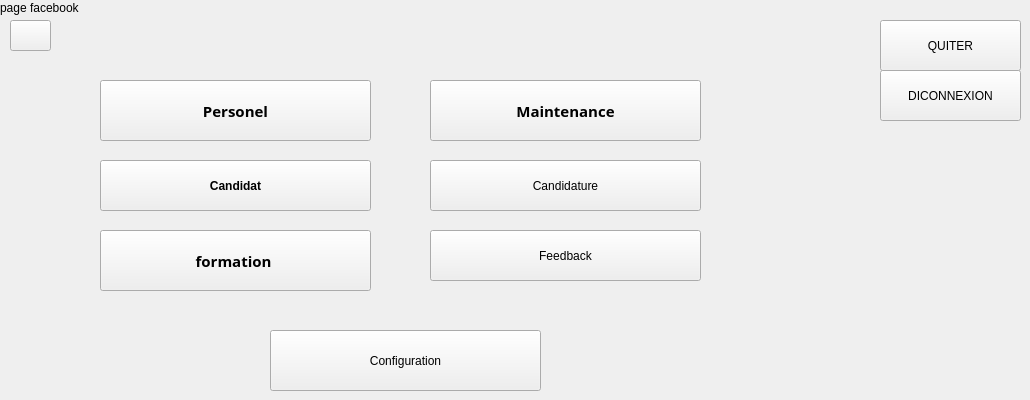
      <widget class="QWidget" name="page">
       <property name="styleSheet">
        <string notr="true"/>
       </property>
       <widget class="QPushButton" name="pushButton">
        <property name="geometry">
         <rect>
          <x>100</x>
          <y>230</y>
          <width>271</width>
          <height>61</height>
         </rect>
        </property>
        <property name="font">
         <font>
          <family>Script MT Bold</family>
          <pointsize>11</pointsize>
          <weight>75</weight>
          <bold>true</bold>
         </font>
        </property>
        <property name="text">
         <string>formation </string>
        </property>
        <property name="icon">
         <iconset resource="img.qrc">
          <normaloff>:/For.png</normaloff>:/For.png</iconset>
        </property>
        <property name="iconSize">
         <size>
          <width>60</width>
          <height>50</height>
         </size>
        </property>
       </widget>
       <widget class="QPushButton" name="pushButton_2">
        <property name="geometry">
         <rect>
          <x>100</x>
          <y>80</y>
          <width>271</width>
          <height>61</height>
         </rect>
        </property>
        <property name="font">
         <font>
          <family>Script MT Bold</family>
          <pointsize>11</pointsize>
          <weight>75</weight>
          <bold>true</bold>
         </font>
        </property>
        <property name="text">
         <string>Personel</string>
        </property>
        <property name="icon">
         <iconset resource="img.qrc">
          <normaloff>:/per.png</normaloff>:/per.png</iconset>
        </property>
        <property name="iconSize">
         <size>
          <width>60</width>
          <height>50</height>
         </size>
        </property>
       </widget>
       <widget class="QPushButton" name="pushButton_3">
        <property name="geometry">
         <rect>
          <x>430</x>
          <y>80</y>
          <width>271</width>
          <height>61</height>
         </rect>
        </property>
        <property name="font">
         <font>
          <family>Script MT Bold</family>
          <pointsize>11</pointsize>
          <weight>75</weight>
          <bold>true</bold>
         </font>
        </property>
        <property name="text">
         <string>Maintenance</string>
        </property>
        <property name="icon">
         <iconset resource="img.qrc">
          <normaloff>:/maint.png</normaloff>:/maint.png</iconset>
        </property>
        <property name="iconSize">
         <size>
          <width>50</width>
          <height>50</height>
         </size>
        </property>
       </widget>
       <widget class="QPushButton" name="close">
        <property name="geometry">
         <rect>
          <x>880</x>
          <y>20</y>
          <width>141</width>
          <height>51</height>
         </rect>
        </property>
        <property name="styleSheet">
         <string notr="true"/>
        </property>
        <property name="text">
         <string>QUITER</string>
        </property>
        <property name="icon">
         <iconset resource="img.qrc">
          <normaloff>:/quitter.png</normaloff>:/quitter.png</iconset>
        </property>
       </widget>
       <widget class="QPushButton" name="pushButton_11">
        <property name="geometry">
         <rect>
          <x>880</x>
          <y>70</y>
          <width>141</width>
          <height>51</height>
         </rect>
        </property>
        <property name="styleSheet">
         <string notr="true"/>
        </property>
        <property name="text">
         <string>DICONNEXION</string>
        </property>
        <property name="icon">
         <iconset resource="img.qrc">
          <normaloff>:/diconnexion.png</normaloff>:/diconnexion.png</iconset>
        </property>
       </widget>
       <widget class="QPushButton" name="pushButton_12">
        <property name="geometry">
         <rect>
          <x>100</x>
          <y>160</y>
          <width>271</width>
          <height>51</height>
         </rect>
        </property>
        <property name="font">
         <font>
          <weight>75</weight>
          <bold>true</bold>
         </font>
        </property>
        <property name="text">
         <string>Candidat</string>
        </property>
        <property name="icon">
         <iconset resource="img.qrc">
          <normaloff>:/candidat.png</normaloff>:/candidat.png</iconset>
        </property>
        <property name="iconSize">
         <size>
          <width>40</width>
          <height>39</height>
         </size>
        </property>
       </widget>
       <widget class="QPushButton" name="configuration">
        <property name="geometry">
         <rect>
          <x>270</x>
          <y>330</y>
          <width>271</width>
          <height>61</height>
         </rect>
        </property>
        <property name="text">
         <string>Configuration</string>
        </property>
        <property name="icon">
         <iconset resource="img.qrc">
          <normaloff>:/canfiguration.png</normaloff>:/canfiguration.png</iconset>
        </property>
        <property name="iconSize">
         <size>
          <width>60</width>
          <height>50</height>
         </size>
        </property>
       </widget>
       <widget class="QPushButton" name="pushButton_14">
        <property name="geometry">
         <rect>
          <x>10</x>
          <y>20</y>
          <width>41</width>
          <height>31</height>
         </rect>
        </property>
        <property name="text">
         <string/>
        </property>
        <property name="icon">
         <iconset resource="img.qrc">
          <normaloff>:/dacebook.png</normaloff>:/dacebook.png</iconset>
        </property>
        <property name="iconSize">
         <size>
          <width>40</width>
          <height>38</height>
         </size>
        </property>
       </widget>
       <widget class="QLabel" name="label_3">
        <property name="geometry">
         <rect>
          <x>0</x>
          <y>0</y>
          <width>81</width>
          <height>16</height>
         </rect>
        </property>
        <property name="text">
         <string>page facebook</string>
        </property>
       </widget>
       <widget class="QPushButton" name="pushButton_17">
        <property name="geometry">
         <rect>
          <x>430</x>
          <y>230</y>
          <width>271</width>
          <height>51</height>
         </rect>
        </property>
        <property name="text">
         <string>Feedback</string>
        </property>
        <property name="icon">
         <iconset resource="img.qrc">
          <normaloff>:/feedb.png</normaloff>:/feedb.png</iconset>
        </property>
        <property name="iconSize">
         <size>
          <width>60</width>
          <height>50</height>
         </size>
        </property>
       </widget>
       <widget class="QPushButton" name="pushButton_18">
        <property name="geometry">
         <rect>
          <x>430</x>
          <y>160</y>
          <width>271</width>
          <height>51</height>
         </rect>
        </property>
        <property name="text">
         <string>Candidature</string>
        </property>
        <property name="icon">
         <iconset resource="img.qrc">
          <normaloff>:/candidature.png</normaloff>:/candidature.png</iconset>
        </property>
        <property name="iconSize">
         <size>
          <width>60</width>
          <height>50</height>
         </size>
        </property>
       </widget>
      </widget>
